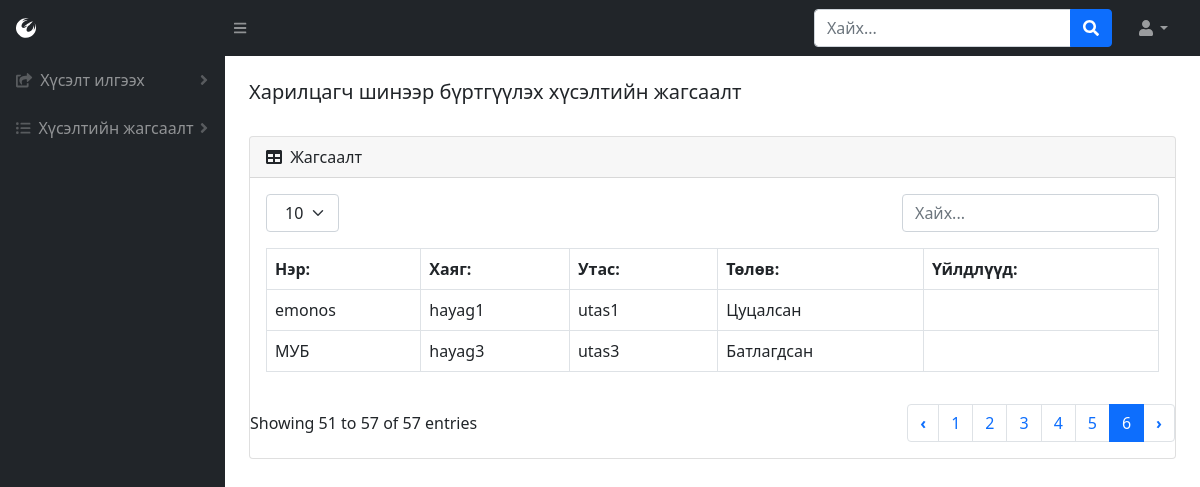
Before: /company-list (signed in) with the older database file.
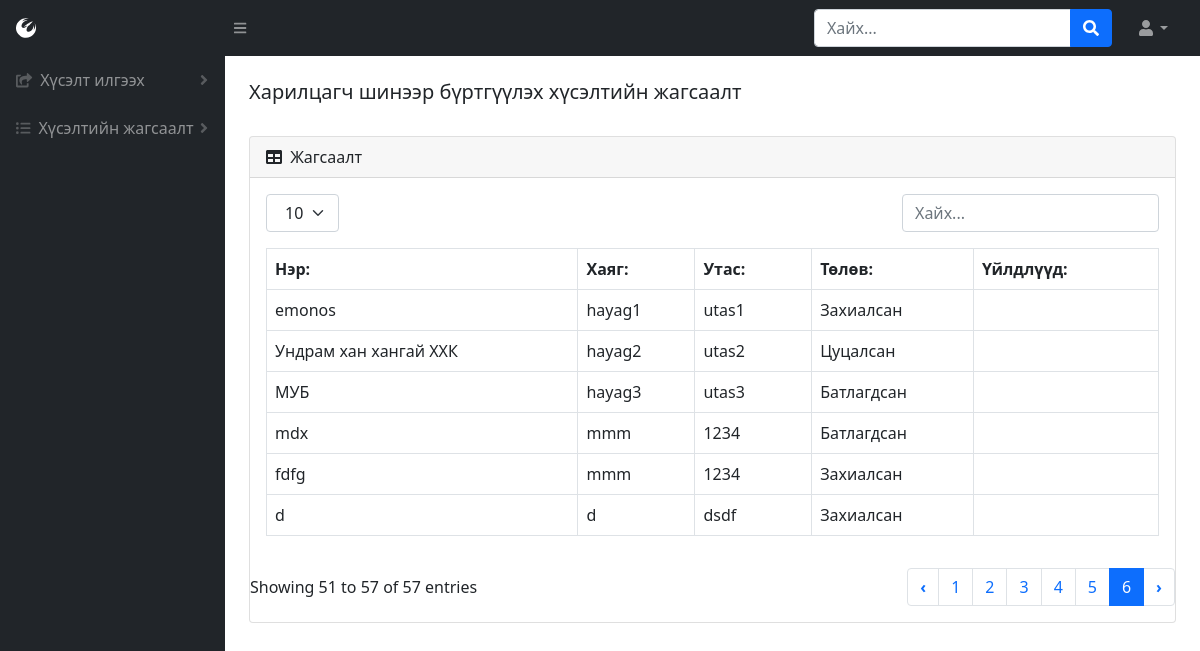
After: the same page with the newer database file.
### BMweb/models.py (models this page shows, shortened)
class Company(models.Model):
    comName = models.CharField(max_length=300, verbose_name=_("Компаний нэр"))
    hayag = models.CharField(max_length=1000, verbose_name=_("Компаний хаяг"))
    phone = models.CharField(max_length=30, verbose_name=_("Компаний утас"))
    comState = models.ForeignKey(State, on_delete=CASCADE, verbose_name=_("Төлөв"))
    class Meta:
        verbose_name = _("Компани")
        verbose_name_plural = _("Компани")

class State(models.Model):
    stateName = models.CharField(max_length=300, verbose_name=_("Төлөвийн нэр"))
    class Meta:
        verbose_name = _("Барааны төлөв")
        verbose_name_plural = _("Барааны төлөв")
    def __str__(self):
        return self.stateName

### BMweb/views.py (the view)
# urls.py: path('company-list',views.companyList,name='company-list'),
def companyList(request):
    if 'user_id' in request.session:
        p = Company.objects.all()
        h = Hereglegch.objects.get(pk=request.session['user_id'])
        return render(request,'companyList.html', {'user': h, 'companyList': p })
    else:
        return redirect('/login')

### BMweb/templates/companyList.html (shortened to what this page needs)
{% load static %}
<!DOCTYPE html>
<html lang="en">
    <head>
        <link href="https://cdn.jsdelivr.net/npm/simple-datatables@latest/dist/style.css" rel="stylesheet" />
        <link href="css/styles.css" rel="stylesheet" />
        <link href="{% static 'css/styles.css' %}" rel="stylesheet"/>
    </head>
    <body class="sb-nav-fixed">
        {% include "topNav.html" %}
        <div id="layoutSidenav">
            {% include "leftNav.html" %}
            <div id="layoutSidenav_content">
                {%  include "comList.html" %}
            </div>
        </div>
    </body>
</html>

### BMweb/templates/comList.html (shortened to what this page needs)
<main>
    <div class="container-fluid px-4">
        <h5 class="mt-4">Харилцагч шинээр бүртгүүлэх хүсэлтийн жагсаалт</h5>
        <div class="card mb-4">
            <div class="card-header">
                <i class="fas fa-table me-1"></i>
                Жагсаалт
            </div>
            <div class="card-body">
                {% include "tableTop.html" %}
                <table id="datatablesSimple" class="dataTable-table">
                  <thead>
                      <tr>
                          <th data-sortable="" class="asc">
                              <a href="#" class="dataTable-sorter">Нэр:</a>
                          </th>
                          <th data-sortable="" class="asc">
                              <a href="#" class="dataTable-sorter">Хаяг:</a>
                          </th>
                          <th data-sortable="" class="asc">
                              <a href="#" class="dataTable-sorter">Утас:</a>
                          </th>
                          <th data-sortable="" class="asc">
                              <a href="#" class="dataTable-sorter">Төлөв:</a>
                          </th>
                          <th data-sortable="" class="asc">
                            <a href="#" class="dataTable-sorter">Үйлдлүүд:</a>
                        </th>
                      </tr>
                  </thead>
                    {% for h in companyList %}
                      <tr>
                          <td>{{ h.comName }}</td>
                          <td>{{ h.hayag }}</td>
                          <td>{{ h.phone }}</td>
                          <td>{{ h.comState }}</td>
                          <td>
                          </td>
                      </tr>
                    {% endfor %}
                </table>
            </div>
            {% include "tableBottom.html" %}
        </div>
    </div>
</main>

Changed rows visible on the page:
changed Company "emonos": comState "Цуцалсан" → "Захиалсан"
added Company: comName "Ундрам хан хангай ХХК", hayag "hayag2", phone "utas2", comState "Цуцалсан"
added Company: comName "mdx", hayag "mmm", phone "1234", comState "Батлагдсан"
added Company: comName "fdfg", hayag "mmm", phone "1234", comState "Захиалсан"
added Company: comName "d", hayag "d", phone "dsdf", comState "Захиалсан"
